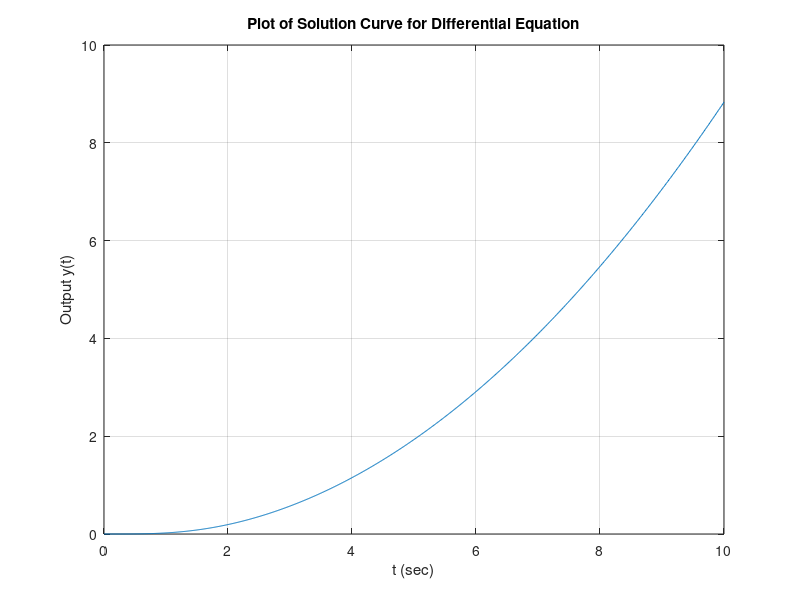

MATLAB code to generate this figure:
t = 0:0.01:10;
u = 0.5*t.^2;
sys = tf([1], [1,3,5]);
[y,t] = lsim(sys, u, t);
plot(t,y)
grid
title('Plot of Solution Curve for Differential Equation')
xlabel('t (sec)')
ylabel('Output y(t)')
